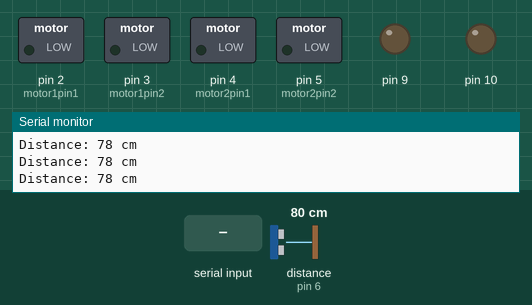
A sketch run on a simulated Arduino Uno, built with avr-gcc and run on an emulated ATmega328P. Shown: switched loads named in the sketch (green lamp = pin HIGH), output pins drawn as LEDs (lit = HIGH), the last lines printed to the serial monitor. Wiring (inferred from the names in the program): ultrasonic range finder: trigger pin 7; echo pin 6. The inputs (shaded band) are chosen by the test bench; at power-on: distance to the obstacle (sensor on pin 6) 80 cm. The echo pulse lasts 58.3 µs per cm; pins used as bus, display or sensor lines are not drawn.

Above: at 1.2 s.
1.3 s: "90,45\n" received over Serial
At 2.7 s:
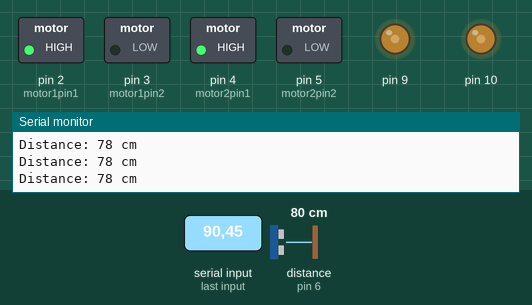
3.8 s: distance to the obstacle (sensor on pin 6) set to 23 cm
6.8 s: distance to the obstacle (sensor on pin 6) set to 19 cm
At 7.8 s:
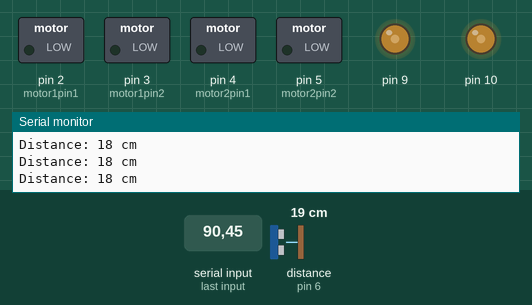
Timing chart, 0 to 9.8 s (numbered marks = the images above; inputs shaded):
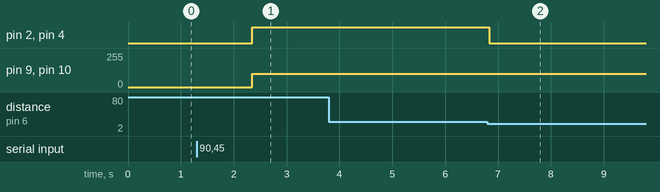

Measured:
- the behaviour switches between 21 and 20 cm on distance to the obstacle (sensor on pin 6) (found by bisection; images 1 and 2)
- after the input at 1.3 s, pin 2 (motor1pin1), pin 4 (motor2pin1): LOW → HIGH after 1.1 s; pin 9, pin 10: 0/255 → 100/255 after 1.1 s
- after the input at 6.8 s, pin 2 (motor1pin1), pin 4 (motor2pin1): HIGH → LOW at once

The sketch:

lastard.ino
```cpp
#define echoPin 6
#define trigPin 7

int motor1pin1 = 2;
int motor1pin2 = 3;
int motor2pin1 = 4;
int motor2pin2 = 5;

void setup() {
  pinMode(motor1pin1, OUTPUT);
  pinMode(motor1pin2, OUTPUT);
  pinMode(motor2pin1, OUTPUT);
  pinMode(motor2pin2, OUTPUT);

  pinMode(9, OUTPUT);
  pinMode(10, OUTPUT);

  pinMode(trigPin, OUTPUT);
  pinMode(echoPin, INPUT);
  Serial.begin(9600);
}

void loop() {
  int dist = measureDistance(); // calculate the distance with an obstacle through ultrasonic sensor

  Serial.print("Distance: ");
  Serial.print(dist);
  Serial.println(" cm");

  if (dist >= 20) { // If greater than 20, the obstacle not in the way (can be changed), look for the result that comes from YOLO, move or stop accordingly

    if (Serial.available() > 0) {
      int command = Serial.parseInt();

      if (command == 1) {
        turnRight();
      } else if (command == -1) {
        turnLeft();
      } else if (command == 0) {
        moveForward();
      } else if (command == 404) {
        stopMotors();
      }
    }
  } else {

    stopMotors();
  }
}

int measureDistance() {
  digitalWrite(trigPin, LOW);
  delayMicroseconds(2);
  digitalWrite(trigPin, HIGH);
  delayMicroseconds(10);
  digitalWrite(trigPin, LOW);
  int duration = pulseIn(echoPin, HIGH);
  int distance = (duration * 0.034) / 2;
  return distance;
}

void moveForward() {
  analogWrite(9, 100);
  analogWrite(10, 100);

  digitalWrite(motor1pin1, HIGH);
  digitalWrite(motor1pin2, LOW);

  digitalWrite(motor2pin1, HIGH);
  digitalWrite(motor2pin2, LOW);
}

void stopMotors() {
  digitalWrite(motor1pin1, LOW);
  digitalWrite(motor1pin2, LOW);

  digitalWrite(motor2pin1, LOW);
  digitalWrite(motor2pin2, LOW);
}

void turnRight() {

  analogWrite(9, 50);
  analogWrite(10, 100);
  digitalWrite(motor1pin1, HIGH);
  digitalWrite(motor1pin2, LOW);

  digitalWrite(motor2pin1, LOW);
  digitalWrite(motor2pin2, HIGH);

}

void turnLeft() {
  analogWrite(9, 100);
  analogWrite(10, 50);

  digitalWrite(motor1pin1, LOW);
  digitalWrite(motor1pin2, HIGH);

  digitalWrite(motor2pin1, HIGH);
  digitalWrite(motor2pin2, LOW);

}
```
